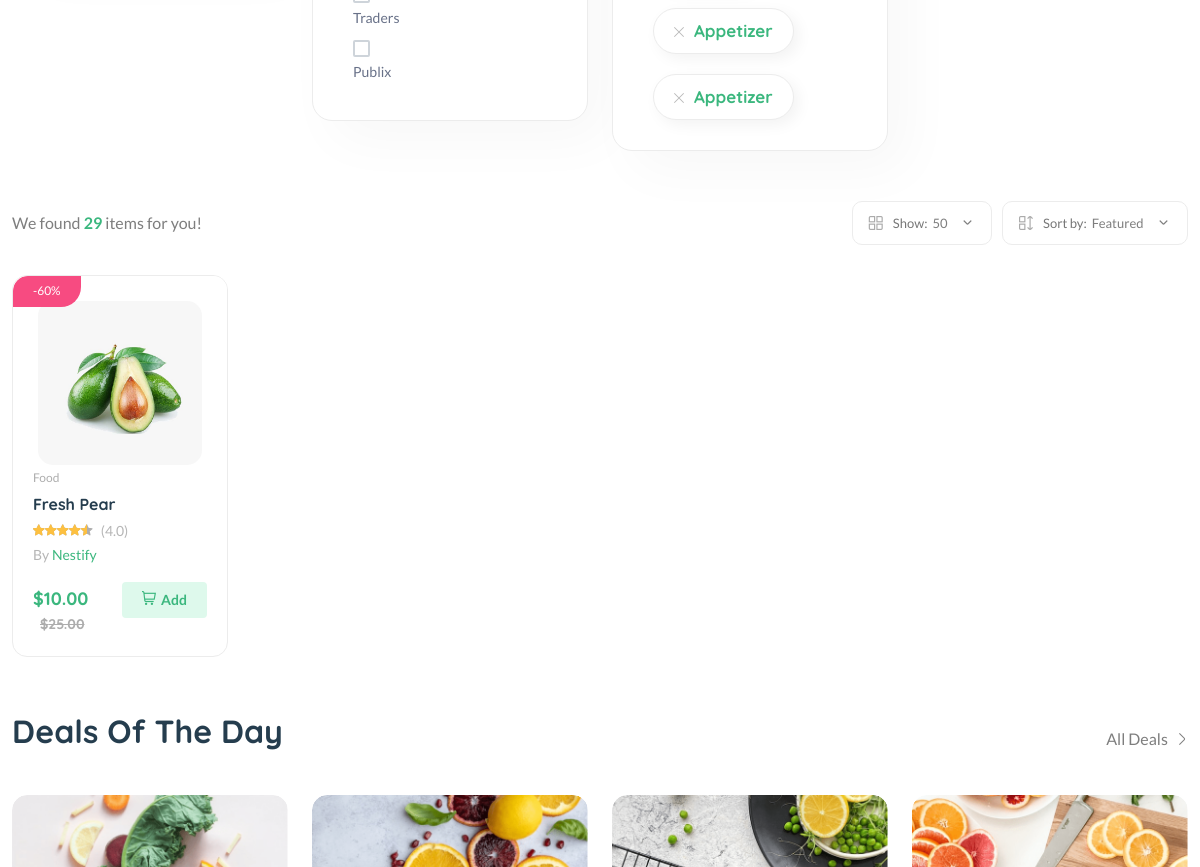
Before: /products/ (middle part) with the older database file.
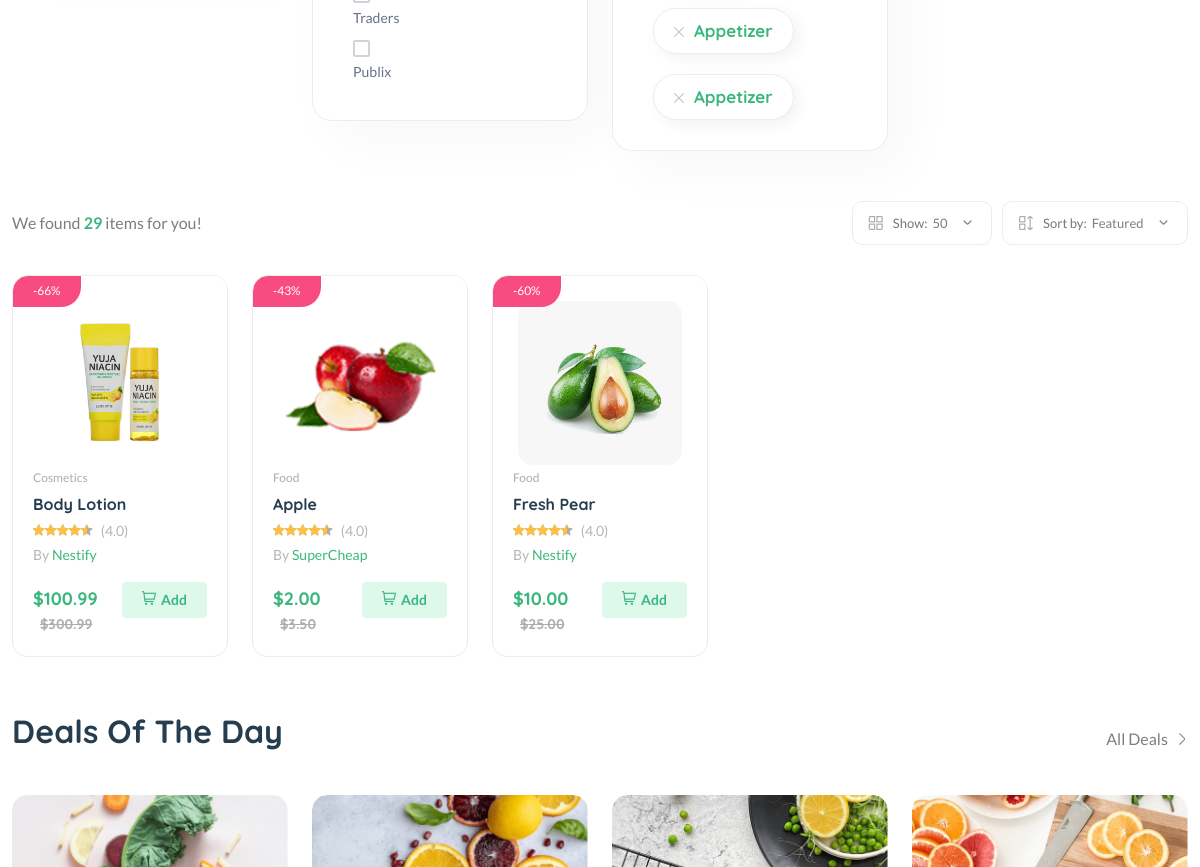
After: the same page with the newer database file.
### core/models.py (models this page shows, shortened)
class Product(models.Model):
    pid = ShortUUIDField(
        unique=True, length=10, max_length=20, alphabet="abcdefgh12345"
    )
    user = models.ForeignKey(User, on_delete=models.SET_NULL, null=True)
    category = models.ForeignKey(
        Category, on_delete=models.SET_NULL, null=True, related_name="category"
    )
    vendor = models.ForeignKey(
        Vendor, on_delete=models.SET_NULL, null=True, related_name="vendor"
    )
    title = models.CharField(max_length=100, default="N/A")
    image = models.ImageField(upload_to="user_directory_path", default="product.jpg")
    description = models.TextField(null=True, blank=True, default="N/A")
    price = models.DecimalField(max_digits=10, decimal_places=2, default=0.00)
    old_price = models.DecimalField(max_digits=10, decimal_places=2, default=0.00)
    specifications = models.TextField(null=True, blank=True, default="N/A")
    product_status = models.CharField(
        choices=STATUS, max_length=10, default="in_review"
    )
    status = models.BooleanField(default=True)
    in_stock = models.BooleanField(default=True)
    featured = models.BooleanField(default=False)
    digital = models.BooleanField(default=False)
    sku = ShortUUIDField(
        unique=True, length=4, max_length=10, prefix="sku", alphabet="1234567890"
    )
    date = models.DateTimeField(auto_now_add=True)
    updated = models.DateTimeField(null=True, blank=True)
    class Meta:
        verbose_name_plural = "Products"
    def get_percentage(self):
        new_price = (self.old_price - self.price) / self.old_price * 100
        return new_price

class Category(models.Model):
    cid = ShortUUIDField(
        unique=True, length=10, max_length=20, prefix="cat", alphabet="abcdefgh12345"
    )
    title = models.CharField(max_length=100, default="N/A")
    image = models.ImageField(upload_to="category", default="category.jpg")
    class Meta:
        verbose_name_plural = "Categories"
    def __str__(self):
        return self.title

class Vendor(models.Model):
    vid = ShortUUIDField(
        unique=True, length=10, max_length=20, prefix="ven", alphabet="abcdefgh12345"
    )
    title = models.CharField(max_length=100, default="N/A")
    image = models.ImageField(upload_to="user_directory_path", default="vendor.jpg")
    description = models.TextField(null=True, blank=True, default="N/A")
    address = models.CharField(max_length=100, default="N/A")
    contact = models.CharField(max_length=100, default="N/A")
    chat_resp_time = models.CharField(max_length=100, default="N/A")
    shipping_on_time = models.CharField(max_length=100, default="N/A")
    authentic_rating = models.CharField(max_length=100, default="N/A")
    days_return = models.CharField(max_length=100, default="N/A")
    warranty_period = models.CharField(max_length=100, default="N/A")
    user = models.ForeignKey(User, on_delete=models.SET_NULL, null=True)
    date = models.DateTimeField(auto_now_add=True, null=True, blank=True)
    class Meta:
        verbose_name_plural = "Vendors"

### core/views.py (the view)
# urls.py: path("products/", views.product_list_view, name="product_list"),
def product_list_view(request):
    products = Product.objects.filter(product_status="published").all().order_by("-id")
    context = {"products": products}
    return render(request, "core/product-list.html", context)

### core/context_processor.py (called while the page is built)
def default(request):
    categories = Category.objects.all()
    return {"categories": categories}

### templates/core/product-list.html (shortened to what this page needs)
{% extends 'partials/base.html' %}
{% load static %}
{% block content %}
    <main class="main">
        <div class="container mb-30 mt-30">
            <div class="row">
                <div class="col-lg-12">
                    <div class="shop-product-fillter-header">
                        <div class="row">
                            <div class="col-xl-3 col-lg-6 col-md-6 mb-lg-0 mb-md-2 mb-sm-2">
                            </div>
                            <div class="col-xl-3 col-lg-6 col-md-6 mb-lg-0 mb-md-2 mb-sm-2">
                                <div class="card">
                                    <div class="d-flex">
                                        <div class="custome-checkbox mr-80">
                                            <br />
                                            <br />
                                            <br />
                                            <br />
                                            <br />
                                            <br />
                                            <label class="form-check-label" for="exampleCheckbox7"><span>Traders</span></label>
                                            <br />
                                            <label class="form-check-label" for="exampleCheckbox8"><span>Publix</span></label>
                                        </div>
                                        <div class="custome-checkbox">
                                            <br />
                                            <br />
                                            <br />
                                            <br />
                                            <br />
                                        </div>
                                    </div>
                                </div>
                            </div>
                            <div class="col-xl-3 col-lg-6 col-md-6 mb-lg-0 mb-md-2 mb-sm-2">
                                <div class="card">
                                    <div class="sidebar-widget widget-tags">
                                        <ul class="tags-list">
                                            <li class="hover-up mr-0">
                                                <a href="blog-category-grid.html"><i class="fi-rs-cross mr-10"></i>Appetizer</a>
                                            </li>
                                            <li class="hover-up mr-0 mb-0">
                                                <a href="blog-category-grid.html"><i class="fi-rs-cross mr-10"></i>Appetizer</a>
                                            </li>
                                        </ul>
                                    </div>
                                </div>
                            </div>
                            <div class="col-xl-3 col-lg-6 col-md-6 mb-lg-0 mb-md-5 mb-sm-5">
                            </div>
                        </div>
                    </div>
                </div>
                <div class="col-12">
                    <div class="shop-product-fillter">
                        <div class="totall-product">
                            <p>We found <strong class="text-brand">29</strong> items for you!</p>
                        </div>
                        <div class="sort-by-product-area">
                            <div class="sort-by-cover mr-10">
                                <div class="sort-by-product-wrap">
                                    <div class="sort-by">
                                        <span><i class="fi-rs-apps"></i>Show:</span>
                                    </div>
                                    <div class="sort-by-dropdown-wrap">
                                        <span> 50 <i class="fi-rs-angle-small-down"></i></span>
                                    </div>
                                </div>
                            </div>
                            <div class="sort-by-cover">
                                <div class="sort-by-product-wrap">
                                    <div class="sort-by">
                                        <span><i class="fi-rs-apps-sort"></i>Sort by:</span>
                                    </div>
                                    <div class="sort-by-dropdown-wrap">
                                        <span> Featured <i class="fi-rs-angle-small-down"></i></span>
                                    </div>
                                </div>
                            </div>
                        </div>
                    </div>
                    <div class="row product-grid">
                        {% for p in products %}
                        <div class="col-lg-1-5 col-md-4 col-12 col-sm-6">
                            <div class="product-cart-wrap mb-30">
                                <div class="product-img-action-wrap">
                                    <div class="product-img product-img-zoom">
                                        <a href="shop-product-right.html">
                                            <img class="default-img" src="{{p.image.url}}" alt="" />
                                        </a>
                                    </div>
                                    <div class="product-badges product-badges-position product-badges-mrg">
                                        <span class="hot">-{{ p.get_percentage|floatformat:0 }}%</span>
                                    </div>
                                </div>
                                <div class="product-content-wrap">
                                    <div class="product-category">
                                        <a href="shop-grid-right.html">{{ p.category }}</a>
                                    </div>
                                    <h2><a href="shop-product-right.html">{{ p.title }}</a></h2>
                                    <div class="product-rate-cover">
                                        <div class="product-rate d-inline-block">
                                            <div class="product-rating" style="width: 90%"></div>
                                        </div>
                                        <span class="font-small ml-5 text-muted"> (4.0)</span>
                                    </div>
                                    <div>
                                        <span class="font-small text-muted">By <a href="vendor-details-1.html">{{ p.vendor.title }}</a></span>
                                    </div>
                                    <div class="product-card-bottom">
                                        <div class="product-price">
                                            <span>${{ p.price }}</span>
                                            <span class="old-price">${{ p.old_price }}</span>
                                        </div>
                                        <div class="add-cart">
                                            <a class="add" href="shop-cart.html"><i class="fi-rs-shopping-cart mr-5"></i>Add </a>
                                        </div>
                                    </div>
                                </div>
                            </div>
                        </div>
                        {% endfor %}
                    </div>
                    <section class="section-padding pb-5">
                        <div class="section-title">
                            <h3 class="">Deals Of The Day</h3>
                            <a class="show-all" href="shop-grid-right.html">
                                All Deals
                                <i class="fi-rs-angle-right"></i>
                            </a>
                        </div>
                        <div class="row">
                            <div class="col-xl-3 col-lg-4 col-md-6">
                                <div class="product-cart-wrap style-2">
                                    <div class="product-img-action-wrap">
                                        <div class="product-img">
                                            <a href="shop-product-right.html">
                                            </a>
                                        </div>
                                    </div>
                                </div>
                            </div>
                            <div class="col-xl-3 col-lg-4 col-md-6">
                                <div class="product-cart-wrap style-2">
                                    <div class="product-img-action-wrap">
                                        <div class="product-img">
                                            <a href="shop-product-right.html">
                                            </a>
                                        </div>
                                    </div>
                                </div>
                            </div>
                            <div class="col-xl-3 col-lg-4 col-md-6 d-none d-lg-block">
                                <div class="product-cart-wrap style-2">
                                    <div class="product-img-action-wrap">
                                        <div class="product-img">
                                            <a href="shop-product-right.html">
                                            </a>
                                        </div>
                                    </div>
                                </div>
                            </div>
                            <div class="col-xl-3 col-lg-4 col-md-6 d-none d-xl-block">
                                <div class="product-cart-wrap style-2">
                                    <div class="product-img-action-wrap">
                                        <div class="product-img">
                                            <a href="shop-product-right.html">
                                            </a>
                                        </div>
                                    </div>
                                </div>
                            </div>
                        </div>
                    </section>
                </div>
            </div>
        </div>
    </main>
{% endblock content %}

### templates/partials/base.html (shortened to what this page needs)
{% load static %}
<!DOCTYPE html>
<html class="no-js" lang="en">
<head>
    <link rel="stylesheet" href="{% static 'assets/css/plugins/slider-range.css' %}" />
    <link rel="stylesheet" href="{% static 'assets/css/main.css' %}" />
</head>
<body>
    {% block content %}
    {% endblock content %}
</body>
</html>

Changed rows visible on the page:
now on this page (row edited): Product: image (picture), get_percentage "66", category "Cosmetics", title "Body Lotion", vendor "Nestify", price "100.99", old_price "300.99"
now on this page (row edited): Product: image (picture), get_percentage "43", category "Food", title "Apple", vendor "SuperCheap", price "2.00", old_price "3.50"
